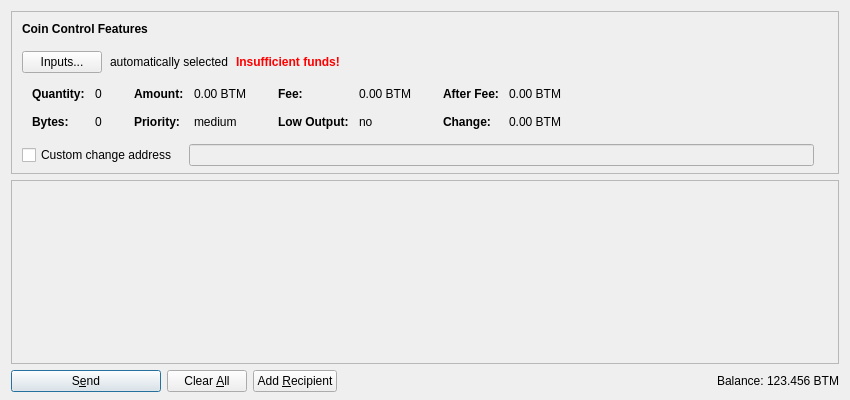
<?xml version="1.0" encoding="UTF-8"?>
<ui version="4.0">
 <class>SendCoinsDialog</class>
 <widget class="QDialog" name="SendCoinsDialog">
  <property name="geometry">
   <rect>
    <x>0</x>
    <y>0</y>
    <width>850</width>
    <height>400</height>
   </rect>
  </property>
  <property name="windowTitle">
   <string>Send Coins</string>
  </property>
  <layout class="QVBoxLayout" name="verticalLayout" stretch="0,1,0">
   <property name="bottomMargin">
    <number>8</number>
   </property>
   <item>
    <widget class="QFrame" name="frameCoinControl">
     <property name="sizePolicy">
      <sizepolicy hsizetype="Expanding" vsizetype="Expanding">
       <horstretch>0</horstretch>
       <verstretch>0</verstretch>
      </sizepolicy>
     </property>
     <property name="maximumSize">
      <size>
       <width>16777215</width>
       <height>16777215</height>
      </size>
     </property>
     <property name="frameShape">
      <enum>QFrame::StyledPanel</enum>
     </property>
     <property name="frameShadow">
      <enum>QFrame::Sunken</enum>
     </property>
     <layout class="QVBoxLayout" name="verticalLayoutCoinControl2">
      <property name="spacing">
       <number>0</number>
      </property>
      <property name="leftMargin">
       <number>0</number>
      </property>
      <property name="topMargin">
       <number>0</number>
      </property>
      <property name="rightMargin">
       <number>0</number>
      </property>
      <property name="bottomMargin">
       <number>6</number>
      </property>
      <item>
       <layout class="QVBoxLayout" name="verticalLayoutCoinControl" stretch="0,0,0,0,1">
        <property name="spacing">
         <number>0</number>
        </property>
        <property name="leftMargin">
         <number>10</number>
        </property>
        <property name="topMargin">
         <number>10</number>
        </property>
        <item>
         <layout class="QHBoxLayout" name="horizontalLayoutCoinControl1">
          <property name="bottomMargin">
           <number>15</number>
          </property>
          <item>
           <widget class="QLabel" name="labelCoinControlFeatures">
            <property name="sizePolicy">
             <sizepolicy hsizetype="Preferred" vsizetype="Maximum">
              <horstretch>0</horstretch>
              <verstretch>0</verstretch>
             </sizepolicy>
            </property>
            <property name="font">
             <font>
              <weight>75</weight>
              <bold>true</bold>
             </font>
            </property>
            <property name="styleSheet">
             <string notr="true">font-weight:bold;</string>
            </property>
            <property name="text">
             <string>Coin Control Features</string>
            </property>
           </widget>
          </item>
         </layout>
        </item>
        <item>
         <layout class="QHBoxLayout" name="horizontalLayoutCoinControl2" stretch="0,0,0,0">
          <property name="spacing">
           <number>8</number>
          </property>
          <property name="bottomMargin">
           <number>10</number>
          </property>
          <item>
           <widget class="QPushButton" name="pushButtonCoinControl">
            <property name="styleSheet">
             <string notr="true"/>
            </property>
            <property name="text">
             <string>Inputs...</string>
            </property>
           </widget>
          </item>
          <item>
           <widget class="QLabel" name="labelCoinControlAutomaticallySelected">
            <property name="text">
             <string>automatically selected</string>
            </property>
            <property name="margin">
             <number>5</number>
            </property>
           </widget>
          </item>
          <item>
           <widget class="QLabel" name="labelCoinControlInsuffFunds">
            <property name="font">
             <font>
              <weight>75</weight>
              <bold>true</bold>
             </font>
            </property>
            <property name="styleSheet">
             <string notr="true">color:red;font-weight:bold;</string>
            </property>
            <property name="text">
             <string>Insufficient funds!</string>
            </property>
            <property name="margin">
             <number>5</number>
            </property>
           </widget>
          </item>
          <item>
           <spacer name="horizontalSpacerCoinControl">
            <property name="orientation">
             <enum>Qt::Horizontal</enum>
            </property>
            <property name="sizeHint" stdset="0">
             <size>
              <width>40</width>
              <height>1</height>
             </size>
            </property>
           </spacer>
          </item>
         </layout>
        </item>
        <item>
         <widget class="QWidget" name="widgetCoinControl" native="true">
          <property name="sizePolicy">
           <sizepolicy hsizetype="Preferred" vsizetype="Preferred">
            <horstretch>0</horstretch>
            <verstretch>0</verstretch>
           </sizepolicy>
          </property>
          <property name="minimumSize">
           <size>
            <width>0</width>
            <height>0</height>
           </size>
          </property>
          <property name="styleSheet">
           <string notr="true"/>
          </property>
          <layout class="QHBoxLayout" name="horizontalLayoutCoinControl5">
           <property name="leftMargin">
            <number>0</number>
           </property>
           <property name="topMargin">
            <number>0</number>
           </property>
           <property name="rightMargin">
            <number>0</number>
           </property>
           <property name="bottomMargin">
            <number>0</number>
           </property>
           <item>
            <layout class="QHBoxLayout" name="horizontalLayoutCoinControl3" stretch="0,0,0,1">
             <property name="spacing">
              <number>20</number>
             </property>
             <property name="topMargin">
              <number>0</number>
             </property>
             <property name="bottomMargin">
              <number>10</number>
             </property>
             <item>
              <layout class="QFormLayout" name="formLayoutCoinControl1">
               <property name="horizontalSpacing">
                <number>10</number>
               </property>
               <property name="verticalSpacing">
                <number>14</number>
               </property>
               <property name="leftMargin">
                <number>10</number>
               </property>
               <property name="topMargin">
                <number>4</number>
               </property>
               <property name="rightMargin">
                <number>6</number>
               </property>
               <item row="0" column="0">
                <widget class="QLabel" name="labelCoinControlQuantityText">
                 <property name="font">
                  <font>
                   <weight>75</weight>
                   <bold>true</bold>
                  </font>
                 </property>
                 <property name="text">
                  <string>Quantity:</string>
                 </property>
                 <property name="margin">
                  <number>0</number>
                 </property>
                </widget>
               </item>
               <item row="0" column="1">
                <widget class="QLabel" name="labelCoinControlQuantity">
                 <property name="cursor">
                  <cursorShape>IBeamCursor</cursorShape>
                 </property>
                 <property name="contextMenuPolicy">
                  <enum>Qt::ActionsContextMenu</enum>
                 </property>
                 <property name="text">
                  <string notr="true">0</string>
                 </property>
                 <property name="margin">
                  <number>0</number>
                 </property>
                 <property name="textInteractionFlags">
                  <set>Qt::LinksAccessibleByMouse|Qt::TextSelectableByKeyboard|Qt::TextSelectableByMouse</set>
                 </property>
                </widget>
               </item>
               <item row="1" column="0">
                <widget class="QLabel" name="labelCoinControlBytesText">
                 <property name="font">
                  <font>
                   <weight>75</weight>
                   <bold>true</bold>
                  </font>
                 </property>
                 <property name="text">
                  <string>Bytes:</string>
                 </property>
                </widget>
               </item>
               <item row="1" column="1">
                <widget class="QLabel" name="labelCoinControlBytes">
                 <property name="cursor">
                  <cursorShape>IBeamCursor</cursorShape>
                 </property>
                 <property name="contextMenuPolicy">
                  <enum>Qt::ActionsContextMenu</enum>
                 </property>
                 <property name="text">
                  <string notr="true">0</string>
                 </property>
                 <property name="textInteractionFlags">
                  <set>Qt::LinksAccessibleByMouse|Qt::TextSelectableByKeyboard|Qt::TextSelectableByMouse</set>
                 </property>
                </widget>
               </item>
              </layout>
             </item>
             <item>
              <layout class="QFormLayout" name="formLayoutCoinControl2">
               <property name="horizontalSpacing">
                <number>10</number>
               </property>
               <property name="verticalSpacing">
                <number>14</number>
               </property>
               <property name="leftMargin">
                <number>6</number>
               </property>
               <property name="topMargin">
                <number>4</number>
               </property>
               <property name="rightMargin">
                <number>6</number>
               </property>
               <item row="0" column="0">
                <widget class="QLabel" name="labelCoinControlAmountText">
                 <property name="font">
                  <font>
                   <weight>75</weight>
                   <bold>true</bold>
                  </font>
                 </property>
                 <property name="text">
                  <string>Amount:</string>
                 </property>
                 <property name="margin">
                  <number>0</number>
                 </property>
                </widget>
               </item>
               <item row="0" column="1">
                <widget class="QLabel" name="labelCoinControlAmount">
                 <property name="cursor">
                  <cursorShape>IBeamCursor</cursorShape>
                 </property>
                 <property name="contextMenuPolicy">
                  <enum>Qt::ActionsContextMenu</enum>
                 </property>
                 <property name="text">
                  <string notr="true">0.00 BTM</string>
                 </property>
                 <property name="textInteractionFlags">
                  <set>Qt::LinksAccessibleByMouse|Qt::TextSelectableByKeyboard|Qt::TextSelectableByMouse</set>
                 </property>
                </widget>
               </item>
               <item row="1" column="0">
                <widget class="QLabel" name="labelCoinControlPriorityText">
                 <property name="font">
                  <font>
                   <weight>75</weight>
                   <bold>true</bold>
                  </font>
                 </property>
                 <property name="text">
                  <string>Priority:</string>
                 </property>
                </widget>
               </item>
               <item row="1" column="1">
                <widget class="QLabel" name="labelCoinControlPriority">
                 <property name="cursor">
                  <cursorShape>IBeamCursor</cursorShape>
                 </property>
                 <property name="contextMenuPolicy">
                  <enum>Qt::ActionsContextMenu</enum>
                 </property>
                 <property name="text">
                  <string notr="true">medium</string>
                 </property>
                 <property name="textInteractionFlags">
                  <set>Qt::LinksAccessibleByMouse|Qt::TextSelectableByKeyboard|Qt::TextSelectableByMouse</set>
                 </property>
                </widget>
               </item>
              </layout>
             </item>
             <item>
              <layout class="QFormLayout" name="formLayoutCoinControl3">
               <property name="horizontalSpacing">
                <number>10</number>
               </property>
               <property name="verticalSpacing">
                <number>14</number>
               </property>
               <property name="leftMargin">
                <number>6</number>
               </property>
               <property name="topMargin">
                <number>4</number>
               </property>
               <property name="rightMargin">
                <number>6</number>
               </property>
               <item row="0" column="0">
                <widget class="QLabel" name="labelCoinControlFeeText">
                 <property name="font">
                  <font>
                   <weight>75</weight>
                   <bold>true</bold>
                  </font>
                 </property>
                 <property name="text">
                  <string>Fee:</string>
                 </property>
                 <property name="margin">
                  <number>0</number>
                 </property>
                </widget>
               </item>
               <item row="0" column="1">
                <widget class="QLabel" name="labelCoinControlFee">
                 <property name="cursor">
                  <cursorShape>IBeamCursor</cursorShape>
                 </property>
                 <property name="contextMenuPolicy">
                  <enum>Qt::ActionsContextMenu</enum>
                 </property>
                 <property name="text">
                  <string notr="true">0.00 BTM</string>
                 </property>
                 <property name="textInteractionFlags">
                  <set>Qt::LinksAccessibleByMouse|Qt::TextSelectableByKeyboard|Qt::TextSelectableByMouse</set>
                 </property>
                </widget>
               </item>
               <item row="1" column="0">
                <widget class="QLabel" name="labelCoinControlLowOutputText">
                 <property name="font">
                  <font>
                   <weight>75</weight>
                   <bold>true</bold>
                  </font>
                 </property>
                 <property name="text">
                  <string>Low Output:</string>
                 </property>
                </widget>
               </item>
               <item row="1" column="1">
                <widget class="QLabel" name="labelCoinControlLowOutput">
                 <property name="cursor">
                  <cursorShape>IBeamCursor</cursorShape>
                 </property>
                 <property name="contextMenuPolicy">
                  <enum>Qt::ActionsContextMenu</enum>
                 </property>
                 <property name="text">
                  <string notr="true">no</string>
                 </property>
                 <property name="textInteractionFlags">
                  <set>Qt::LinksAccessibleByMouse|Qt::TextSelectableByKeyboard|Qt::TextSelectableByMouse</set>
                 </property>
                </widget>
               </item>
              </layout>
             </item>
             <item>
              <layout class="QFormLayout" name="formLayoutCoinControl4">
               <property name="horizontalSpacing">
                <number>10</number>
               </property>
               <property name="verticalSpacing">
                <number>14</number>
               </property>
               <property name="leftMargin">
                <number>6</number>
               </property>
               <property name="topMargin">
                <number>4</number>
               </property>
               <property name="rightMargin">
                <number>6</number>
               </property>
               <item row="0" column="0">
                <widget class="QLabel" name="labelCoinControlAfterFeeText">
                 <property name="font">
                  <font>
                   <weight>75</weight>
                   <bold>true</bold>
                  </font>
                 </property>
                 <property name="text">
                  <string>After Fee:</string>
                 </property>
                 <property name="margin">
                  <number>0</number>
                 </property>
                </widget>
               </item>
               <item row="0" column="1">
                <widget class="QLabel" name="labelCoinControlAfterFee">
                 <property name="cursor">
                  <cursorShape>IBeamCursor</cursorShape>
                 </property>
                 <property name="contextMenuPolicy">
                  <enum>Qt::ActionsContextMenu</enum>
                 </property>
                 <property name="text">
                  <string notr="true">0.00 BTM</string>
                 </property>
                 <property name="textInteractionFlags">
                  <set>Qt::LinksAccessibleByMouse|Qt::TextSelectableByKeyboard|Qt::TextSelectableByMouse</set>
                 </property>
                </widget>
               </item>
               <item row="1" column="0">
                <widget class="QLabel" name="labelCoinControlChangeText">
                 <property name="font">
                  <font>
                   <weight>75</weight>
                   <bold>true</bold>
                  </font>
                 </property>
                 <property name="text">
                  <string>Change:</string>
                 </property>
                </widget>
               </item>
               <item row="1" column="1">
                <widget class="QLabel" name="labelCoinControlChange">
                 <property name="cursor">
                  <cursorShape>IBeamCursor</cursorShape>
                 </property>
                 <property name="contextMenuPolicy">
                  <enum>Qt::ActionsContextMenu</enum>
                 </property>
                 <property name="text">
                  <string notr="true">0.00 BTM</string>
                 </property>
                 <property name="textInteractionFlags">
                  <set>Qt::LinksAccessibleByMouse|Qt::TextSelectableByKeyboard|Qt::TextSelectableByMouse</set>
                 </property>
                </widget>
               </item>
              </layout>
             </item>
            </layout>
           </item>
          </layout>
         </widget>
        </item>
        <item>
         <layout class="QHBoxLayout" name="horizontalLayoutCoinControl4" stretch="0,0,0">
          <property name="spacing">
           <number>12</number>
          </property>
          <property name="sizeConstraint">
           <enum>QLayout::SetDefaultConstraint</enum>
          </property>
          <property name="topMargin">
           <number>5</number>
          </property>
          <property name="rightMargin">
           <number>5</number>
          </property>
          <item>
           <widget class="QCheckBox" name="checkBoxCoinControlChange">
            <property name="toolTip">
             <string>If this is activated, but the change address is empty or invalid, change will be sent to a newly generated address.</string>
            </property>
            <property name="text">
             <string>Custom change address</string>
            </property>
           </widget>
          </item>
          <item>
           <widget class="QValidatedLineEdit" name="lineEditCoinControlChange">
            <property name="enabled">
             <bool>false</bool>
            </property>
            <property name="sizePolicy">
             <sizepolicy hsizetype="Expanding" vsizetype="Fixed">
              <horstretch>0</horstretch>
              <verstretch>0</verstretch>
             </sizepolicy>
            </property>
           </widget>
          </item>
          <item>
           <widget class="QLabel" name="labelCoinControlChangeLabel">
            <property name="sizePolicy">
             <sizepolicy hsizetype="Preferred" vsizetype="Expanding">
              <horstretch>0</horstretch>
              <verstretch>0</verstretch>
             </sizepolicy>
            </property>
            <property name="minimumSize">
             <size>
              <width>0</width>
              <height>0</height>
             </size>
            </property>
            <property name="text">
             <string/>
            </property>
            <property name="margin">
             <number>3</number>
            </property>
           </widget>
          </item>
         </layout>
        </item>
        <item>
         <spacer name="verticalSpacerCoinControl">
          <property name="orientation">
           <enum>Qt::Vertical</enum>
          </property>
          <property name="sizeHint" stdset="0">
           <size>
            <width>800</width>
            <height>1</height>
           </size>
          </property>
         </spacer>
        </item>
       </layout>
      </item>
     </layout>
    </widget>
   </item>
   <item>
    <widget class="QScrollArea" name="scrollArea">
     <property name="widgetResizable">
      <bool>true</bool>
     </property>
     <widget class="QWidget" name="scrollAreaWidgetContents">
      <property name="geometry">
       <rect>
        <x>0</x>
        <y>0</y>
        <width>830</width>
        <height>178</height>
       </rect>
      </property>
      <layout class="QVBoxLayout" name="verticalLayout_2" stretch="0,1">
       <property name="leftMargin">
        <number>0</number>
       </property>
       <property name="topMargin">
        <number>0</number>
       </property>
       <property name="rightMargin">
        <number>0</number>
       </property>
       <property name="bottomMargin">
        <number>0</number>
       </property>
       <item>
        <layout class="QVBoxLayout" name="entries">
         <property name="spacing">
          <number>6</number>
         </property>
        </layout>
       </item>
       <item>
        <spacer name="verticalSpacer">
         <property name="orientation">
          <enum>Qt::Vertical</enum>
         </property>
         <property name="sizeHint" stdset="0">
          <size>
           <width>20</width>
           <height>40</height>
          </size>
         </property>
        </spacer>
       </item>
      </layout>
     </widget>
    </widget>
   </item>
   <item>
    <layout class="QHBoxLayout" name="horizontalLayout">
     <item>
      <widget class="QPushButton" name="sendButton">
       <property name="minimumSize">
        <size>
         <width>150</width>
         <height>0</height>
        </size>
       </property>
       <property name="toolTip">
        <string>Confirm the send action</string>
       </property>
       <property name="text">
        <string>S&amp;end</string>
       </property>
       <property name="icon">
        <iconset resource="../bitmark.qrc">
         <normaloff>:/icons/send</normaloff>:/icons/send</iconset>
       </property>
       <property name="default">
        <bool>true</bool>
       </property>
      </widget>
     </item>
     <item>
      <widget class="QPushButton" name="clearButton">
       <property name="sizePolicy">
        <sizepolicy hsizetype="Minimum" vsizetype="Fixed">
         <horstretch>0</horstretch>
         <verstretch>0</verstretch>
        </sizepolicy>
       </property>
       <property name="toolTip">
        <string>Clear all fields of the form.</string>
       </property>
       <property name="text">
        <string>Clear &amp;All</string>
       </property>
       <property name="icon">
        <iconset resource="../bitmark.qrc">
         <normaloff>:/icons/remove</normaloff>:/icons/remove</iconset>
       </property>
       <property name="autoRepeatDelay">
        <number>300</number>
       </property>
       <property name="autoDefault">
        <bool>false</bool>
       </property>
      </widget>
     </item>
     <item>
      <widget class="QPushButton" name="addButton">
       <property name="toolTip">
        <string>Send to multiple recipients at once</string>
       </property>
       <property name="text">
        <string>Add &amp;Recipient</string>
       </property>
       <property name="icon">
        <iconset resource="../bitmark.qrc">
         <normaloff>:/icons/add</normaloff>:/icons/add</iconset>
       </property>
       <property name="autoDefault">
        <bool>false</bool>
       </property>
      </widget>
     </item>
     <item>
      <spacer name="horizontalSpacer">
       <property name="orientation">
        <enum>Qt::Horizontal</enum>
       </property>
       <property name="sizeHint" stdset="0">
        <size>
         <width>40</width>
         <height>20</height>
        </size>
       </property>
      </spacer>
     </item>
     <item>
      <layout class="QHBoxLayout" name="horizontalLayout_2">
       <property name="spacing">
        <number>3</number>
       </property>
       <item>
        <widget class="QLabel" name="label">
         <property name="sizePolicy">
          <sizepolicy hsizetype="Preferred" vsizetype="Fixed">
           <horstretch>0</horstretch>
           <verstretch>0</verstretch>
          </sizepolicy>
         </property>
         <property name="text">
          <string>Balance:</string>
         </property>
        </widget>
       </item>
       <item>
        <widget class="QLabel" name="labelBalance">
         <property name="sizePolicy">
          <sizepolicy hsizetype="Preferred" vsizetype="Fixed">
           <horstretch>0</horstretch>
           <verstretch>0</verstretch>
          </sizepolicy>
         </property>
         <property name="cursor">
          <cursorShape>IBeamCursor</cursorShape>
         </property>
         <property name="text">
          <string notr="true">123.456 BTM</string>
         </property>
         <property name="textInteractionFlags">
          <set>Qt::LinksAccessibleByMouse|Qt::TextSelectableByKeyboard|Qt::TextSelectableByMouse</set>
         </property>
        </widget>
       </item>
      </layout>
     </item>
    </layout>
   </item>
  </layout>
 </widget>
 <customwidgets>
  <customwidget>
   <class>QValidatedLineEdit</class>
   <extends>QLineEdit</extends>
   <header>qvalidatedlineedit.h</header>
  </customwidget>
 </customwidgets>
 <resources>
  <include location="../bitmark.qrc"/>
 </resources>
 <connections/>
</ui>
